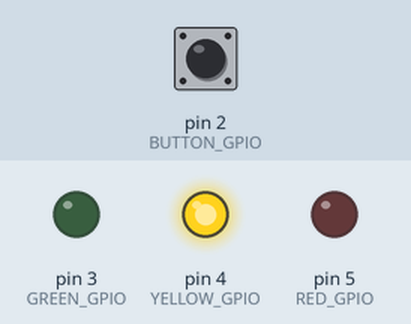
Bench run of a sketch on a simulated Arduino Uno, built with avr-gcc and run on an emulated ATmega328P. Parts: output pins drawn as LEDs (lit = HIGH). The inputs (shaded band) are chosen by the test bench; at power-on: pin 2 (BUTTON_GPIO) LOW. The modem accepts every AT command (registered, SIM ready, sends succeed) and sends nothing else; what the sketch prints to the serial monitor is not drawn.

Above: at 0.05 s.
Timing chart, 0 to 5.5 s (numbered marks = the images above):
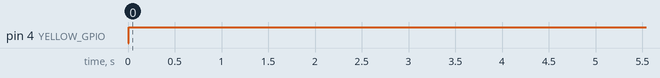

Measured:
- by itself, pin 4 (YELLOW_GPIO): LOW → HIGH at 0.01 s

The sketch:

LightSwitch.ino
```cpp
#include "LightSwitch.h"
#include <SoftwareSerial.h>
#include <ArduinoJson.h>

LightSwitch* lightswitch = new LightSwitch();

int valSensor = 1;
int key = 0;
int value = 0;

#define RX 9
#define TX 10
SoftwareSerial esp8266(RX,TX);

void setup() {
  /* Debugging */
  Serial.begin(9600);

  /* Led pins are output pins */
  pinMode(BUTTON_GPIO, INPUT);
  pinMode(GREEN_GPIO, OUTPUT);
  pinMode(YELLOW_GPIO, OUTPUT);
  pinMode(RED_GPIO, OUTPUT);

  String ssid = "XXX";
  String passwd = "XXXXXXXX";
  esp8266.begin(115200);
  /* Check connection */
  sendCommand("AT","OK");
  /* Disable AP mode */
  sendCommand("AT+CWMODE=1","OK");
  /* Connect */
  sendCommand("AT+CWJAP=\""+ ssid +"\",\""+ passwd +"\"","OK");
}

void loop() {
  String response = "";
  int instruction;
  int timeout = 0;
  /* 1. Poll button presses */
  while(lightswitch->button_pressed(BUTTON_GPIO))
    delay(50);
  /* 2. Button pressed, get response */
  lightswitch->toggle_light(YELLOW_GPIO);
  response = sendData("1", "2", "3");
  while ( (instruction == UNCLEAR) && (timeout < ETIMEOUT)) {
    timeout++;
    response = sendData("1", "2", "3");
    instruction = parse_json(response);
  }
  /* 3. Toggle light accordingly */
  if (instruction != UNCLEAR)
    lightswitch->toggle_light(instruction);
  else
    lightswitch->toggle_light(RED_GPIO);
  delay(5000);
  /* 4. Reset everything */
  lightswitch->toggle_light(ALL_CLEAR);
}

bool sendCommand(String command, char readReplay[]) {
  int command_timeout = 10, command_retry = 0;
  boolean found = false;

  Serial.println("SENDING: " + command);
    esp8266.println(command);//at+cipsend

  /*while(command_retry < command_timeout)
  {
    esp8266.println(command);//at+cipsend
    /*if(esp8266.find(readReplay))//ok
    {
      found = true;
      break;
    }
    command_retry++;
  }

  if(found == true)
    Serial.println("OK");
  else
    Serial.println("NOK");
  */
  return found;

 }


String sendData(String data, String url, String host) {

  sendCommand("AT+CIPSTART=\"TCP\",\"" + host + "\",80", "OK");
  delay(1000);
    String xfer = "POST " + url + " HTTP/1.1\r\n" +
    "Host: " + host + "\r\n" +
    "Accept: *" + "/" + "*\r\n" +
    "User-Agent: ARDUINO/1.337\r\n" +
    "Content-Type: application/x-www-form-urlencoded\r\n" +
    "Content-Length: " + String(data.length()) + "\r\n\r\n"
    + data;
    sendCommand("AT+CIPSEND=" + xfer.length(), "NONE");
    delay(500);
    if(esp8266.find(">")) { Serial.println("Sending.."); esp8266.print(xfer);}
    if( esp8266.find("SEND OK")) { Serial.println("Packet sent");}
    String response;
    while (esp8266.available()) {

    String tmpResp = esp8266.readString();
    response = response + tmpResp;
    }
    Serial.println(response);
    esp8266.println("AT+CIPCLOSE");
    return response;

}

int parse_json(String response) {

  char input[200];
  response.toCharArray(input,response.length());

  StaticJsonDocument<200> jsonBuffer;
 // JsonArray& arr = jsonBuffer.parseArray(input);
  deserializeJson(jsonBuffer, input);
  JsonObject object = jsonBuffer.as<JsonObject>();
  //if (object.success())
  //{
    //JsonObject object = doc.as<JsonObject>();
    const char* inst = object["instruction"];
    value = strtoul(inst, NULL, 10);
  //} else
   // return EFAIL;
}
```

LightSwitch.cpp
```cpp
#include "LightSwitch.h"


LightSwitch::LightSwitch() {
	toggle_light(ALL_CLEAR);
  _send_query("POWERING UP");
}

/* Function for toggling light gpios on arduino board */
int LightSwitch::toggle_light(int command) {
  /* If we want to toggle light gpio or it is a special sommand */
  if ((command > BUTTON_GPIO) && (command <= RED_GPIO))
    digitalWrite(command, HIGH);
  else if (command == ALL_CLEAR) {
      digitalWrite(RED_GPIO, LOW);
      digitalWrite(YELLOW_GPIO, LOW);
      digitalWrite(RED_GPIO, LOW);
   } else
     return EFAIL;

   return EOK;
}

int LightSwitch::button_pressed(int GPIO) {
  return digitalRead(GPIO);
}

int LightSwitch::get_response(int timeout) {
  int i = 0;
  _send_query("NULL");
  for (i = 0; i < timeout; i += 100) {
      //read_query_response();
      delay(100);
    }
}

int LightSwitch::_send_query(String data) {

}
```

LightSwitch.h
```cpp
#ifndef LightSwitch_header
#define LightSwitch_header
//#include <ESP8266WiFi.h>
#include "Arduino.h"

/* Declare names for pin numbers */
enum buttons {
  BUTTON_GPIO = 2,
  GREEN_GPIO,
  YELLOW_GPIO,
  RED_GPIO,
};
//const int BUZZER_GPIO = 4; Unused
#define ALL_CLEAR 101


class LightSwitch
{
  public:
    LightSwitch();
    int toggle_light(int COMMAND);
    int get_response(int TIMEOUT);
    int button_pressed(int GPIO);
  private:
    int _send_query(String data);
    /* Wi-Fi Settings */
    String API_KEY = "XXXXXXXX";
//    WiFiClient client;
};


/* Declare some failure codes */
enum return_types{
  EOK = 0,
  EFAIL,
  ETIMEOUT,
  UNCLEAR,
};

// Library: esp8266 by ESP8266 Community
// Wi-Fi Settings
//ssid = "XXX"; // your wireless network name (SSID)
//password = "XXXXXXXX"; // your Wi-Fi network password
//API_KEY = "XXXXXXXX";


#endif //LightSwitch_header
```
